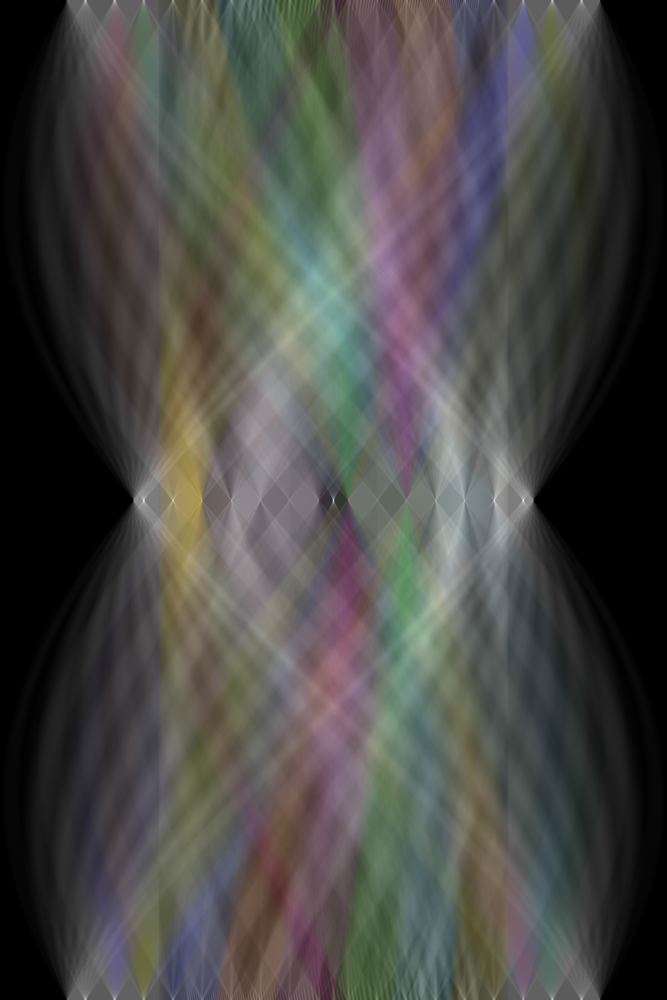
#> input picture sinogram.png, 667 x 1000 px, shrunk from 960 x 1440 before the run
$ jupyter execute --allow-errors sinogramv0.2.ipynb
#> lines starting #> are read from the running program, lines starting #| are printed output that depends on the picture
# Sinogram reconstruction

Imports

[cell 1]
import numpy as np
import matplotlib.pyplot as plt

import cv2
from skimage.transform import rotate
import scipy.fftpack as fft
from IPython import display

[cell 2]
file_path = './sinogram.png'
image = cv2.imread(file_path)
#> image is the input picture: shape (1000, 667, 3); mean B, G, R 70.1, 73.2, 73.8
b, g, r = cv2.split(image)
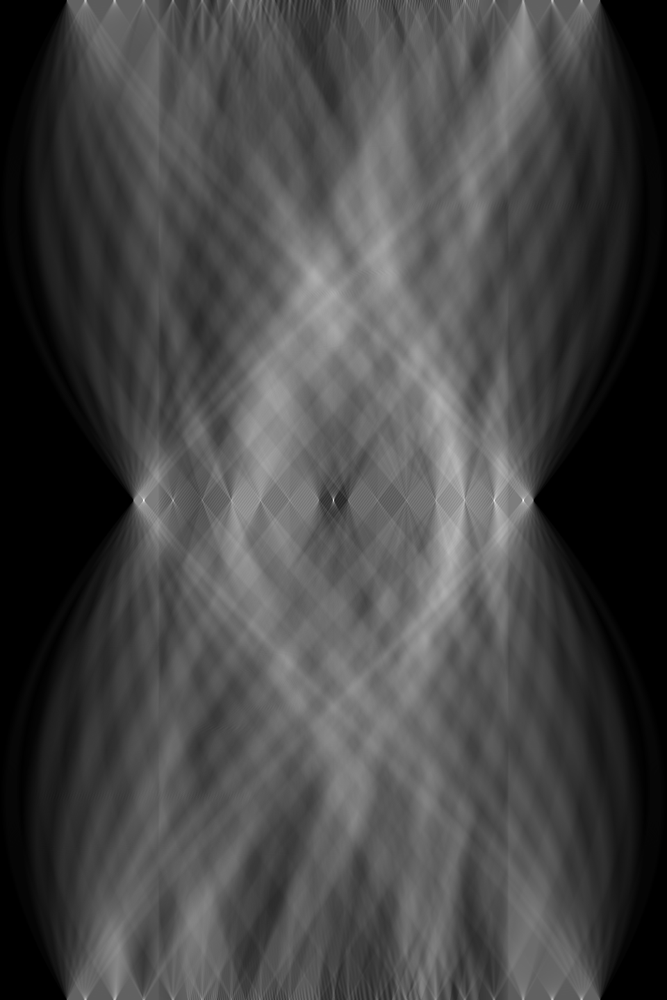
#> b: shape (1000, 667); min 0, max 247, mean 70.1
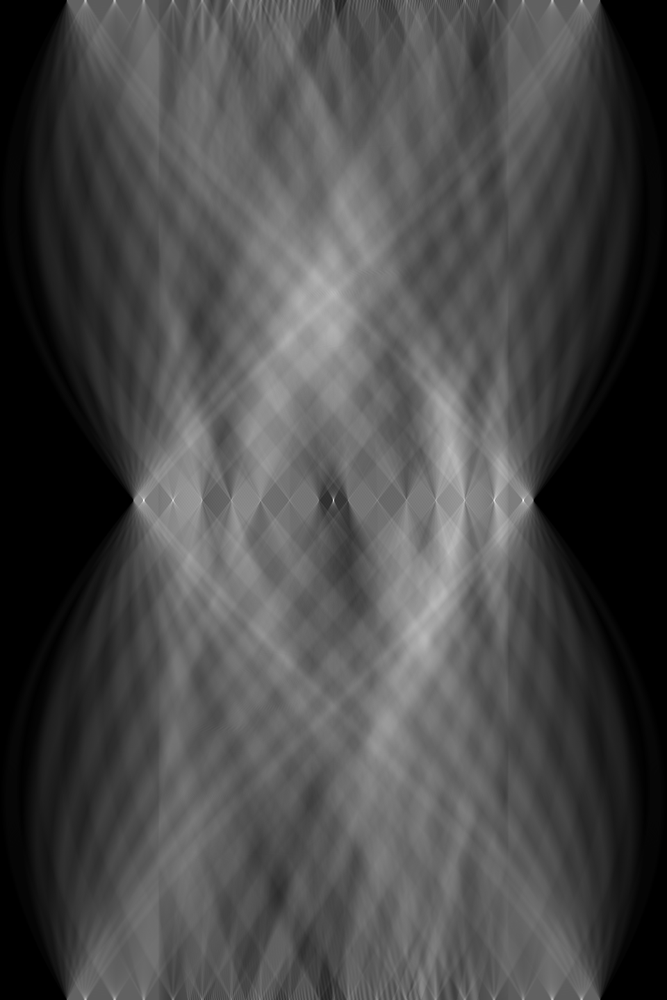
#> g: shape (1000, 667); min 0, max 247, mean 73.2
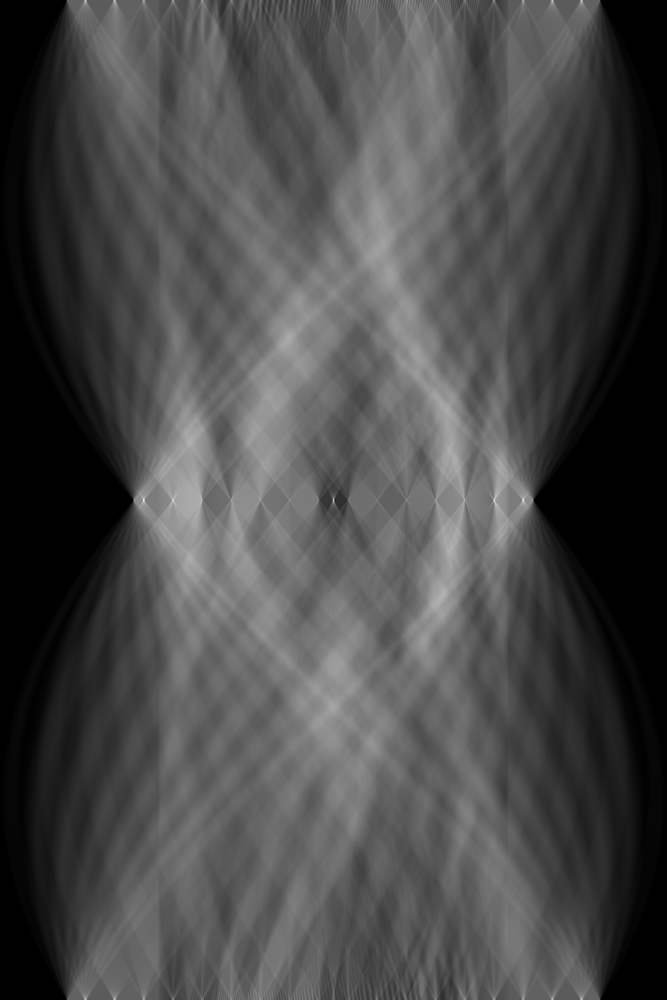
#> r: shape (1000, 667); min 0, max 247, mean 73.8
print(b.shape[1])
#| 667

## a) Reconstruction without ramp filtering

[cell 3]
print(b.shape)
#| (1000, 667)

[cell 4]
def backProject(channel, theta, colourChannel):
    RGBChannel = ['Reds', 'Greens', 'Blues']

    laminogram = np.zeros((channel.shape[1],channel.shape[1]))
    dTheta = theta / channel.shape[0]


    for i in range(channel.shape[0]):
        temp = np.tile(channel[i],(channel.shape[1],1))
        temp = rotate(temp, dTheta*i)
        plt.imshow(laminogram,cmap=RGBChannel[colourChannel], interpolation='none')
        display.clear_output(wait=True)
        display.display(plt.show())
        laminogram += temp

    return laminogram

[cell 5]
def filterTransform(channel):
    # fft translate
    channel = fft.rfft(channel, axis=1)
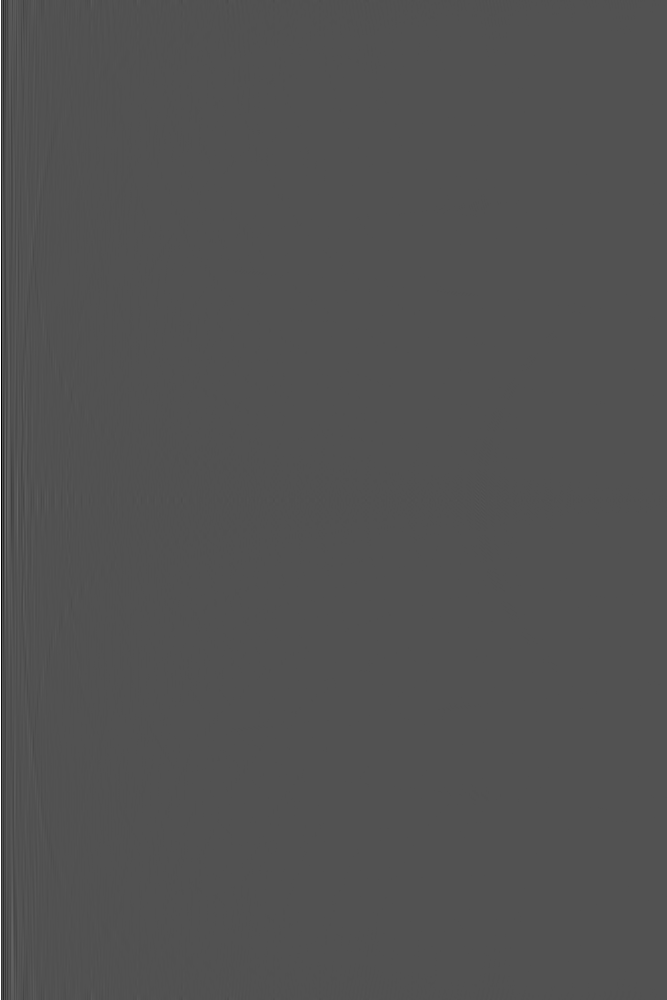
#> channel: shape (1000, 667) float64; min -22262, max 46872, mean 35.6; drawn with min black and max white
    # ramp filter
    ramp = np.floor(np.arange(0.5, channel.shape[1]//2 + 0.1, 0.5))
#> ramp = 666 values from 0 to 333
    channel = channel * ramp
    # inverst fft
    channel = fft.irfft(channel, axis=1)
    return channel

#> (the rest of this cell did not finish here and is left out)
